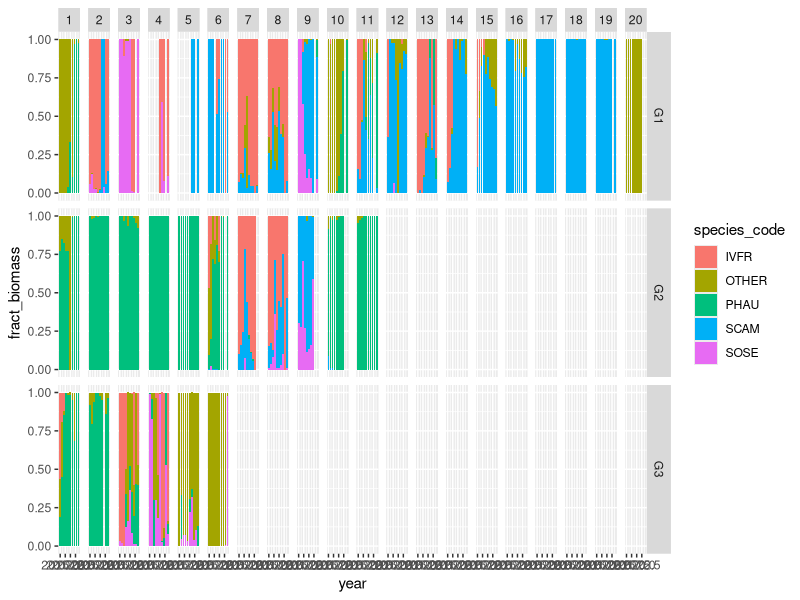

Generate this figure with R:
## Plot level biomass trends
# This file plots the trend in biomass for several plant species
# Written by Abigail Lewis
# May 2025

#Set up repo
#This folder does not get pushed to GitHub
if(!file.exists("03a_figures")){dir.create("03a_figures")} 

#Load packages
library(tidyverse)

#Load data
bio <- read_csv("01b_processed_data/all_biomass.csv")

bio %>%
  filter(method == "allometry",
         transect %in% c("G1", "G2", "G3")) %>%
  group_by(year, transect, plot) %>%
  mutate(sum = sum(total_biomass, na.rm = T),
         species_code = ifelse(species_code %in% c("SPPA", "SCAM", "PHAU", 
                                                   "IVFR", "SOSE"),
                               species_code,
                               "OTHER")
  ) %>%
  group_by(year, transect, plot, species_code) %>%
  summarize(fract_biomass = sum(total_biomass, na.rm = T)/unique(sum)) %>%
  ggplot(aes(x = year, y = fract_biomass, fill = species_code)) +
  geom_col()+
  facet_grid(transect~plot)
